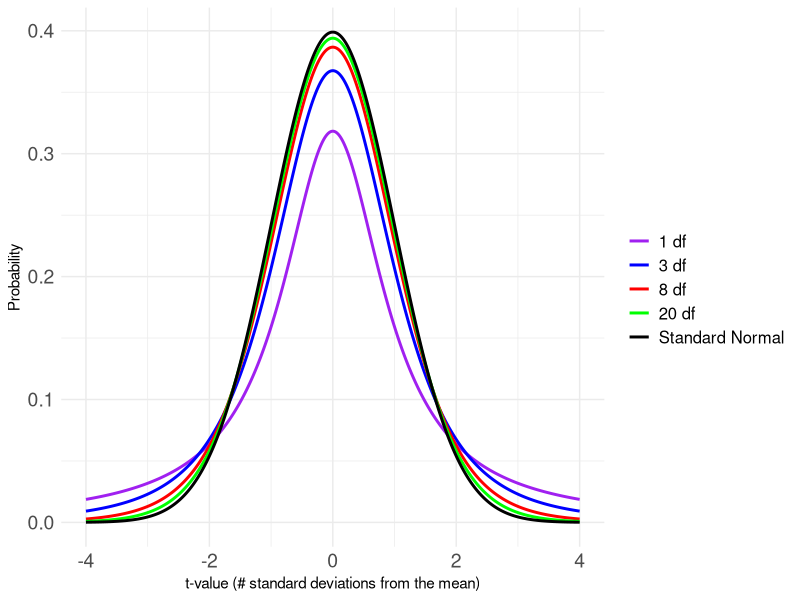
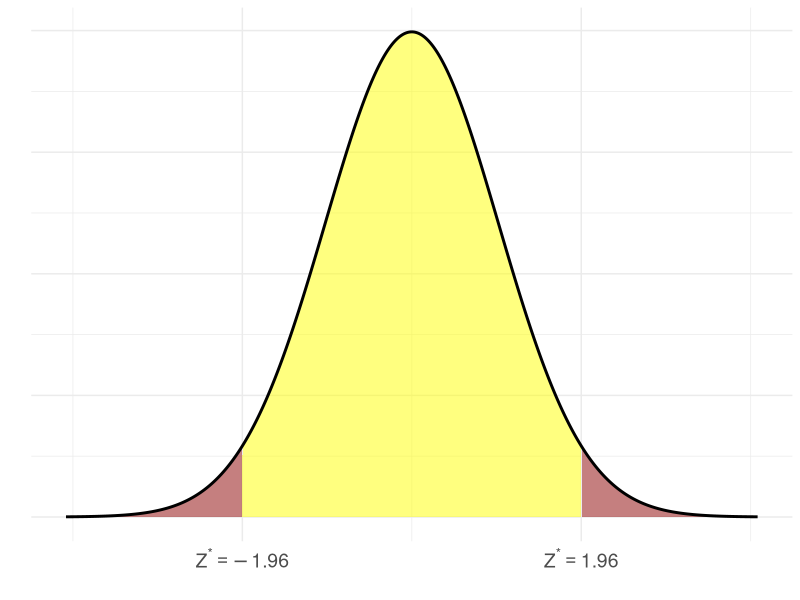
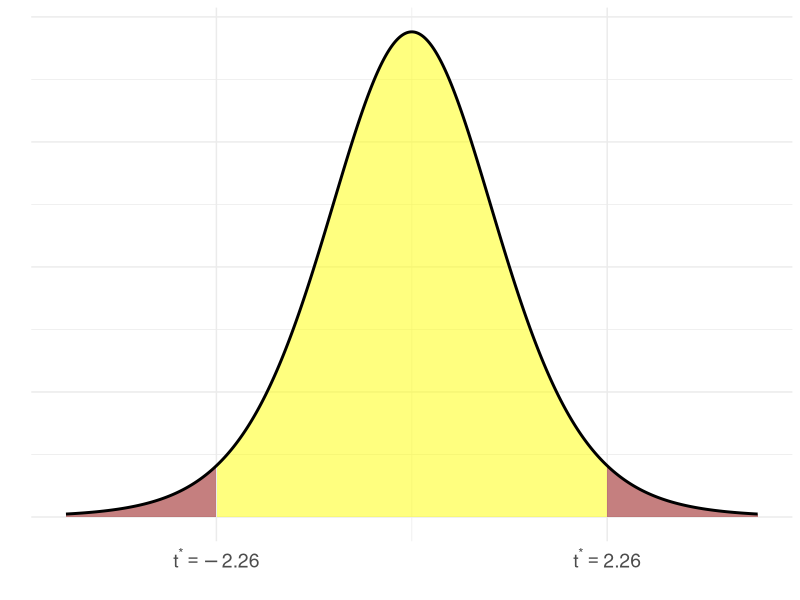
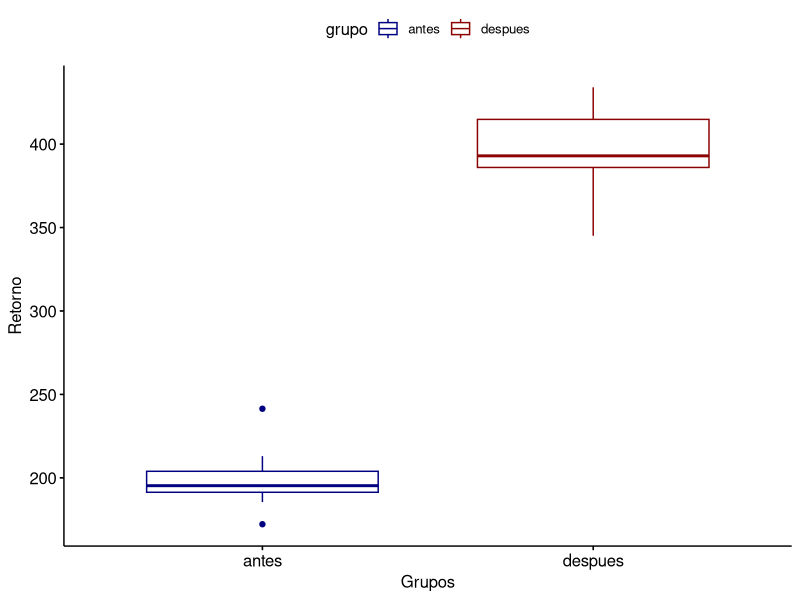
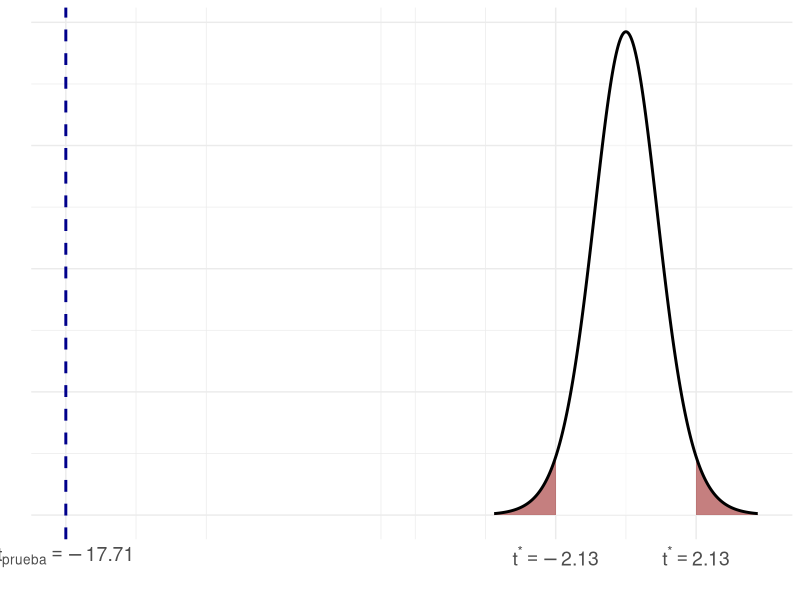
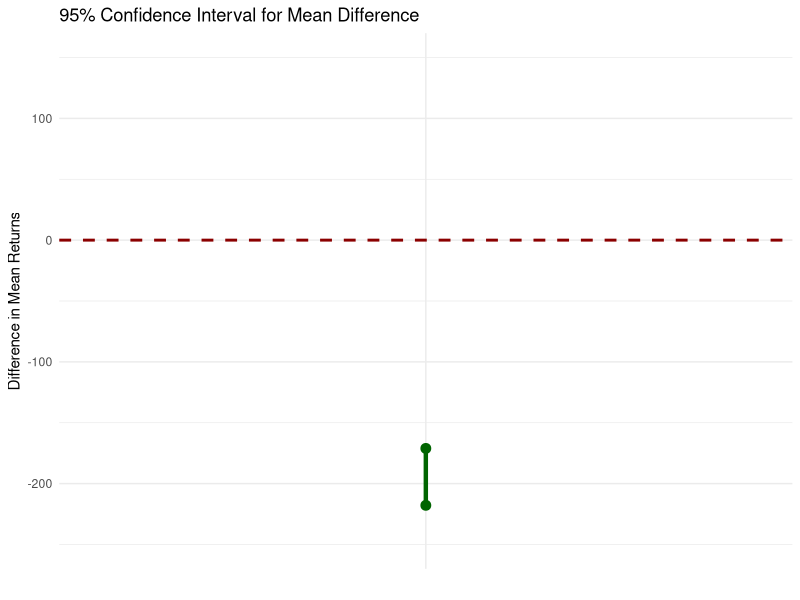
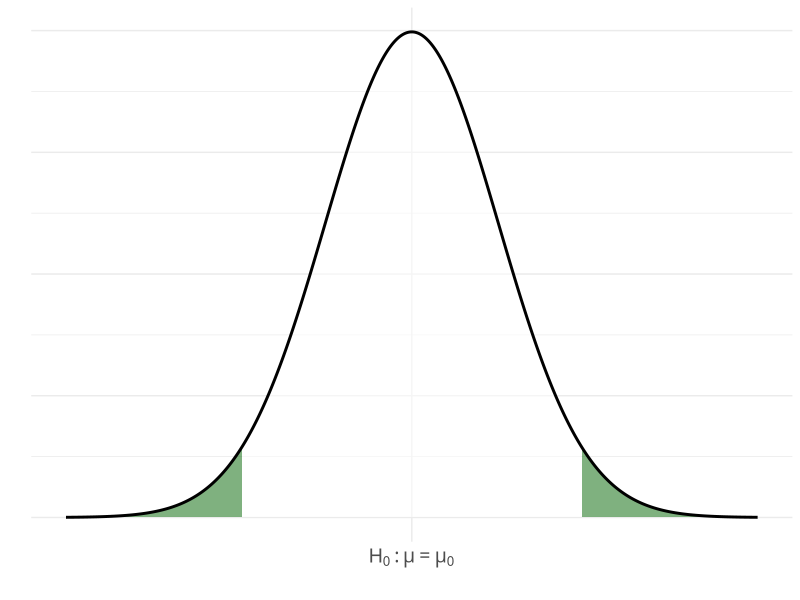
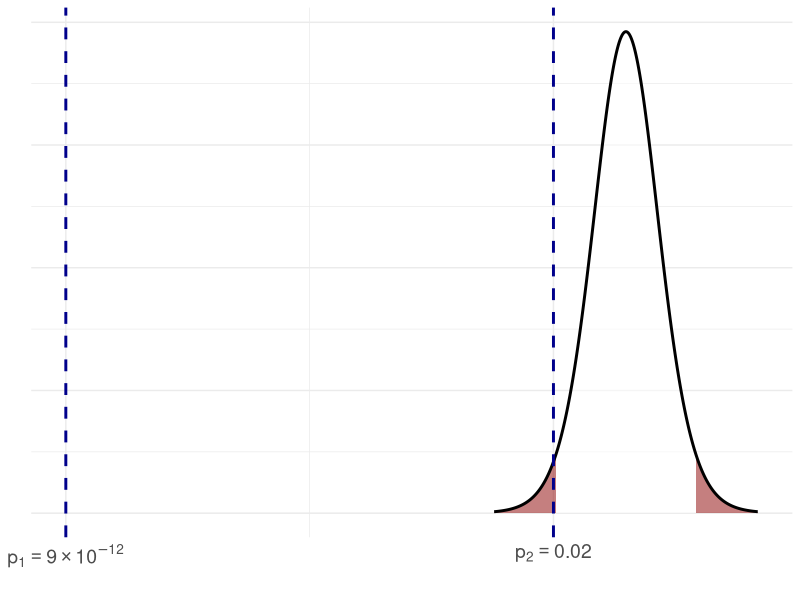

Generate these figures, in order, with R:
## ---- chunk 1
#| echo: false
#| fig-align: center
#| fig-width: 8
library(tidyverse)

# Define x-axis range
x <- seq(-4, 4, length = 1000)

# Define t-distributions with different degrees of freedom
df_values <- c(1, 3, 8, 20)
t_distributions <- lapply(df_values, function(df) data.frame(x = x, y = dt(x, df), df = paste(df, "df")))

# Standard normal distribution
normal_dist <- data.frame(x = x, y = dnorm(x), df = "Standard Normal")

# Combine data
df_plot <- bind_rows(t_distributions, normal_dist)


# Convert 'df' column to factor with the desired order
df_plot$df <- factor(df_plot$df, levels = c("1 df", "3 df", "8 df", "20 df", "Standard Normal"))


# Define colors for the distributions
colors <- c("1 df" = "purple", "3 df" = "blue", "8 df" = "red", "20 df" = "green", "Standard Normal" = "black")

# Create the plot
ggplot(df_plot, aes(x = x, y = y, color = df)) +
  geom_line(size = 1) +
  scale_color_manual(values = colors) +
  labs(x = "t-value (# standard deviations from the mean)", 
       y = "Probability",
       color = "") +
  theme_minimal() +
  theme(
    legend.position = "right",
    legend.text = element_text(size = 12),
    axis.text = element_text(size = 14)
  )
## ---- chunk 2
#| echo: true
#| eval: true
#P(t < -1.96)
pt(-1.96, df = 9)
## ---- chunk 3
#| echo: true
#| eval: true
#P(t > -1.96)
pt(-1.96, df = 9, 
   lower.tail = FALSE)
## ---- chunk 4
#| echo: true
#| eval: true
# Encontrando Q1
qt(0.25, df = 9)
## ---- chunk 5
#| echo: true
#| eval: true
# Q3
qt(0.75, df = 9)
## ---- chunk 6
#| echo: true
#| eval: true
qnorm(0.975)
## ---- chunk 7
#| echo: false
#| eval: true

# Define the x-axis range and normal distribution
x <- seq(-4, 4, length = 1000)
y <- dnorm(x)

# Create a data frame
df <- data.frame(x = x, y = y)

# Plot the normal distribution with highlighted regions
ggplot(df, aes(x = x, y = y)) +
  geom_area(aes(x = ifelse(x >= -1.96 & x <= 1.96, x, NA)), fill = "yellow", alpha = 0.5) +
  geom_area(aes(x = ifelse(x < -1.96, x, NA)), fill = "darkred", alpha = 0.5) +
  geom_area(aes(x = ifelse(x > 1.96, x, NA)), fill = "darkred", alpha = 0.5) +
  geom_line(color = "black", size = 1) +
  scale_x_continuous(breaks = c(-1.96, 1.96),
                         labels = c(expression(Z^{"*"}==-1.96), expression(Z^{"*"}==1.96))) +
  labs(x = "", y= "") +
  theme_minimal() +
  theme(
    legend.position = "none",
    axis.text = element_text(size = 14),
    axis.text.y = element_blank(),
    axis.ticks.y = element_blank())

## ---- chunk 8
#| echo: true
#| eval: true
qt(0.975, df = 9)
## ---- chunk 9
#| echo: false
#| eval: true
# Define the x-axis range
x <- seq(-4, 4, length = 1000)
y <- dt(x, df = 9)  # t-distribution with df = 9

# Create a data frame
df <- data.frame(x = x, y = y)

# Critical value for df = 9 at α = 0.05 (two-tailed test)
critical_value <- 2.26

# Plot the t-distribution with highlighted regions
ggplot(df, aes(x = x, y = y)) +
  geom_area(aes(x = ifelse(x >= -critical_value & x <= critical_value, x, NA)), fill = "yellow", alpha = 0.5) +
  geom_area(aes(x = ifelse(x < -critical_value, x, NA)), fill = "darkred", alpha = 0.5) +
  geom_area(aes(x = ifelse(x > critical_value, x, NA)), fill = "darkred", alpha = 0.5) +
  geom_line(color = "black", size = 1) +
  scale_x_continuous(breaks = c(-critical_value, critical_value),
                     labels = c(expression(t^{"*"}==-2.26), expression(t^{"*"}==2.26))) +
  labs(x = "", y = "") +
  theme_minimal() +
  theme(
    legend.position = "none",
    axis.text = element_text(size = 14),
    axis.text.y = element_blank(),
    axis.ticks.y = element_blank()
  )
## ---- chunk 10
#| echo: true
#| eval: true

# Retornos del bono antes del cambio de gerente
antes <-c(200.1, 190.9, 192.7, 213, 241.4, 196.9, 172.2, 185.5, 205.2, 193.7)
# Retornos del bono después del cambio de gerente
despues <-c(392.9, 393.2, 345.1, 393, 434, 427.9, 422, 383.9, 392.3, 352.2)
# Creamos el data frame
bono <- tibble( 
                grupo = rep(c("antes", "despues"), each = 10),
                retorno = c(antes,  despues)
                )
bono
## ---- chunk 11
#| fig.align: 'center'
#| echo: false
#| eval: true

# Retornos del bono antes del cambio de manager
library(ggpubr)
ggboxplot(bono, x = "grupo", y = "retorno", 
          color = "grupo", palette = c("navy", "darkred"),
          order = c("antes", "despues"),
          ylab = "Retorno", xlab = "Grupos")

## ---- chunk 12
#| fig.align: 'center'
#| echo: true
#| eval: true

# Calculemos el test
test_resultado <- t.test(retorno ~ grupo, data = bono, conf.level=0.95)
test_resultado

## ---- chunk 13
#| echo: true
#| eval: true
qt(0.975, df = 15)
## ---- chunk 14
#| echo: false
#| eval: true
#| fig-align: center
#| fig-width: 8
# Define the x-axis range
x <- seq(-4, 4, length = 1000)
y <- dt(x, df = 15)  # t-distribution with df = 20

# Create a data frame
df <- data.frame(x = x, y = y)

# Critical value for df = 20 at α = 0.05 (two-tailed test)
critical_value <- qt(0.975, df = 15)  # ≈ 2.086

# Plot the t-distribution with highlighted regions
ggplot(df, aes(x = x, y = y)) +
  geom_area(aes(x = ifelse(x >= -critical_value & x <= critical_value, x, NA)), 
            fill = "white", alpha = 0.5) +
  geom_area(aes(x = ifelse(x < -critical_value, x, NA)), fill = "darkred", alpha = 0.5) +
  geom_area(aes(x = ifelse(x > critical_value, x, NA)), fill = "darkred", alpha = 0.5) +
  geom_line(color = "black", size = 1) +
  geom_vline(xintercept = -17, linetype = "dashed", color = "darkblue", size = 1) +  # Dashed line at t = -17
  scale_x_continuous(breaks = c(-critical_value, critical_value, -17),
                     labels = c(expression(t^{"*"}==-2.13), 
                                expression(t^{"*"}==2.13), 
                                expression(t[prueba]==-17.71))) +
  labs(x = "", y = "") +
  theme_minimal() +
  theme(
    legend.position = "none",
    axis.text = element_text(size = 14),
    axis.text.y = element_blank(),
    axis.ticks.y = element_blank()
  )
## ---- chunk 15
#| echo: false
#| eval: true
#| fig-align: center
# Perform the t-test
test_resultado <- t.test(retorno ~ grupo, data = bono)

# Extract confidence interval and mean difference
ci_lower <- test_resultado$conf.int[1]
ci_upper <- test_resultado$conf.int[2]
mean_diff <- test_resultado$estimate[2] - test_resultado$estimate[1]  # Mean difference

# Create a data frame for plotting
ci_data <- data.frame(
  Mean = mean_diff,
  Lower = ci_lower,
  Upper = ci_upper,
  Level = "95% CI"
)

# Plot confidence interval
ggplot(ci_data, aes(x = Level, y = Mean)) +
  geom_linerange(aes(ymin = Lower, ymax = Upper, color = Level), size = 1.5, color="darkgreen") +  # Confidence interval
  geom_point(aes(y = Lower), size = 3, color="darkgreen") +  # Lower bound
  geom_point(aes(y = Upper), size = 3, color="darkgreen") +  # Upper bound
  geom_hline(yintercept = 0, linetype = "dashed", color = "darkred", size = 1) +  # Dashed line at 0
  labs(y = "Difference in Mean Returns", x = "", title = "95% Confidence Interval for Mean Difference") +
  theme_minimal() + ylim(-250, 150) +
  theme(legend.position = "none", axis.text.x = element_blank(), axis.ticks.x = element_blank())
## ---- chunk 16
#| echo: true
#| eval: true
# p-value
test_resultado$p.value<0.05
## ---- chunk 17
#| fig.align: 'center'
#| echo: false
#| eval: true

# Define the x-axis range and normal distribution
x <- seq(-4, 4, length = 1000)
y <- dnorm(x)

# Create a data frame
df <- data.frame(x = x, y = y)

# Plot the normal distribution with highlighted regions
ggplot(df, aes(x = x, y = y)) +
  geom_area(aes(x = ifelse(x >= -1.96 & x <= 1.96, x, NA)), fill = "white", alpha = 0.5) +
  geom_area(aes(x = ifelse(x < -1.96, x, NA)), fill = "darkgreen", alpha = 0.5) +
  geom_area(aes(x = ifelse(x > 1.96, x, NA)), fill = "darkgreen", alpha = 0.5) +
  geom_line(color = "black", size = 1) +
  scale_x_continuous(breaks = c(0),
                         labels = c(expression(H[0]:mu==mu[0]))
) +
  labs(x = "", y= "") +
  theme_minimal() +
  theme(
    legend.position = "none",
    axis.text = element_text(size = 14),
    axis.text.y = element_blank(),
    axis.ticks.y = element_blank())

## ---- chunk 18
#| echo: false
#| eval: true
#| fig-align: center
#| fig-width: 8
# Define the x-axis range
x <- seq(-4, 4, length = 1000)
y <- dt(x, df = 15)  # t-distribution with df = 20

# Create a data frame
df <- data.frame(x = x, y = y)

# Critical value for df = 20 at α = 0.05 (two-tailed test)
critical_value <- qt(0.975, df = 15)  # ≈ 2.086

# Plot the t-distribution with highlighted regions
ggplot(df, aes(x = x, y = y)) +
  geom_area(aes(x = ifelse(x >= -critical_value & x <= critical_value, x, NA)), 
            fill = "white", alpha = 0.5) +
  geom_area(aes(x = ifelse(x < -critical_value, x, NA)), fill = "darkred", alpha = 0.5) +
  geom_area(aes(x = ifelse(x > critical_value, x, NA)), fill = "darkred", alpha = 0.5) +
  geom_line(color = "black", size = 1) +
  geom_vline(xintercept = -17, linetype = "dashed", color = "darkblue", size = 1) +
  geom_vline(xintercept = -2.2, linetype = "dashed", color = "darkblue", size = 1) +
  scale_x_continuous(breaks = c(-17, -2.2),
                     labels = c(expression(p[1] == 9 %*% 10^-12), 
                                expression(p[2] == 0.02))) +
  labs(x = "", y = "") +
  theme_minimal() +
  theme(
    legend.position = "none",
    axis.text = element_text(size = 14),
    axis.text.y = element_blank(),
    axis.ticks.y = element_blank()
  )
## ---- chunk 19
#| echo: false
setwd("C:/Users/ccard/OneDrive/Documentos/GitHub/analitica_2025/data/coffee")
coffee_data <- read.csv("coffee_ratings.csv")
coffee_data <- coffee_data |>
  filter(total_cup_points>50)
coffee_data <- coffee_data |>
  mutate(colombia=ifelse(country_of_origin =="Colombia", TRUE,FALSE))
t.test(total_cup_points ~ colombia, coffee_data, conf.level=0.95)
